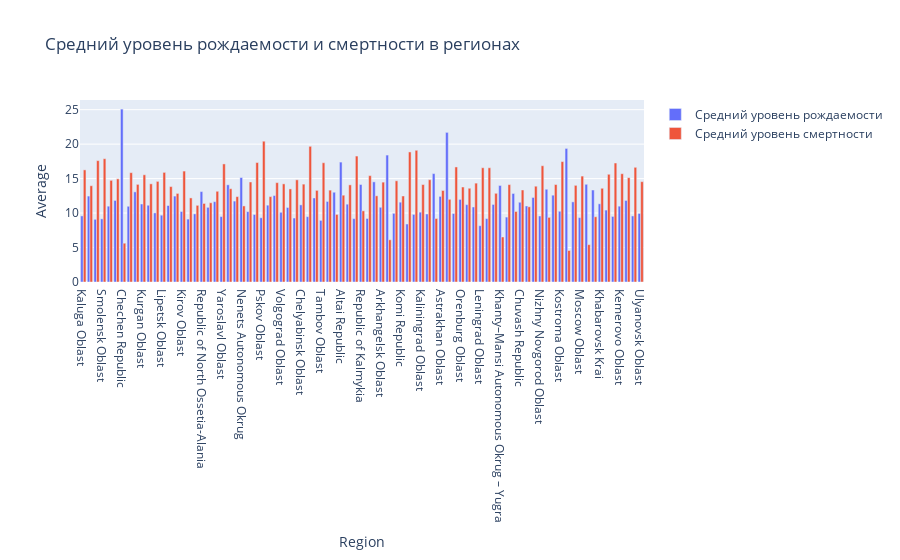

The cell this chart's notebook holds for it:
### Code cell
# Агрегируем данные по регионам и вычисляем средние значения
df_agg = df.groupBy('region').agg(mean('birth_rate').alias('avg_birth_rate'), mean('death_rate').alias('avg_death_rate'))

# Используем collect() для получения данных на локальную машину
data = df_agg.collect()

# Создаем списки для значений оси x (регионы) и значений оси y (средние значения)
regions = [row['region'] for row in data]
avg_birth_rates = [row['avg_birth_rate'] for row in data]
avg_death_rates = [row['avg_death_rate'] for row in data]

# Строим график
trace1 = go.Bar(x=regions, y=avg_birth_rates, name='Средний уровень рождаемости')
trace2 = go.Bar(x=regions, y=avg_death_rates, name='Средний уровень смертности')

layout = go.Layout(title='Средний уровень рождаемости и смертности в регионах',
                   xaxis=dict(title='Region'),
                   yaxis=dict(title='Average'))

fig = go.Figure(data=[trace1, trace2], layout=layout)
iplot(fig)

### Figure 1 — Plotly figure (JSON) as saved in the notebook; plotly's stock layout.template omitted (floating-point values rounded to 4 significant figures)
{"data": [{"name": "Средний уровень рождаемости", "type": "bar", "x": ["Kaluga Oblast", "Sevastopol", "Ryazan Oblast", "Smolensk Oblast", "Sverdlovsk Oblast", "Republic of Crimea", "Chechen Republic", "Vologda Oblast", "Irkutsk Oblast", "Kurgan Oblast", "Krasnodar Krai", "Rostov Oblast", "Lipetsk Oblast", "Novosibirsk Oblast", "Republic of Bashkortostan", "Kirov Oblast", "Moscow", "Murmansk Oblast", "Republic of North Ossetia-Alania", "Magadan Oblast", "Omsk Oblast", "Yaroslavl Oblast", "Zabaykalsky Krai", "Republic of Tatarstan", "Nenets Autonomous Okrug", "Samara Oblast", "Kursk Oblast", "Pskov Oblast", "Tomsk Oblast", "Jewish Autonomous Oblast", "Volgograd Oblast", "Primorsky Krai", "Republic of Mordovia", "Chelyabinsk Oblast", "Tver Oblast", "Udmurt Republic", "Tambov Oblast", "Krasnoyarsk Krai", "Chukotka Autonomous Okrug", "Altai Republic", "Republic of Adygea", "Ivanovo Oblast", "Republic of Kalmykia", "Penza Oblast", "Republic of Buryatia", "Arkhangelsk Oblast", "Republic of Dagestan", "Belgorod Oblast", "Komi Republic", "Tula Oblast", "Novgorod Oblast", "Kaliningrad Oblast", "Saratov Oblast", "Sakha (Yakutia) Republic", "Astrakhan Oblast", "Tuva Republic", "Bryansk Oblast", "Orenburg Oblast", "Sakhalin Oblast", "Altai Krai", "Leningrad Oblast", "Voronezh Oblast", "Stavropol Krai", "Khanty–Mansi Autonomous Okrug – Yugra", "Saint Petersburg", "Karachay-Cherkess Republic", "Chuvash Republic", "Kamchatka Krai", "Amur Oblast", "Nizhny Novgorod Oblast", "Tyumen Oblast", "Republic of Khakassia", "Kostroma Oblast", "Republic of Ingushetia", "Mari El Republic", "Moscow Oblast", "Yamalo-Nenets Autonomous Okrug", "Kabardino-Balkar Republic", "Khabarovsk Krai", "Republic of Karelia", "Vladimir Oblast", "Kemerovo Oblast", "Perm Krai", "Oryol Oblast", "Ulyanovsk Oblast"], "y": [9.589, 12.47, 9.096, 9.161, 11, 11.83, 25.08, 10.99, 13.08, 11.32, 11.14, 10.03, 9.693, 11.1, 12.46, 10.23, 9.129, 9.886, 13.12, 10.83, 11.66, 9.489, 14.1, 11.74, 15.15, 10.21, 9.789, 9.318, 11.15, 12.54, 10.11, 10.81, 9.279, 11.19, 9.479, 12.19, 8.939, 11.69, 13.03, 17.4, 11.29, 9.196, 14.15, 9.218, 14.53, 10.84, 18.41, 9.964, 11.58, 8.411, 9.807, 10.13, 9.868, 15.73, 12.42, 21.7, 9.936, 11.98, 11.22, 10.88, 8.168, 9.196, 11.25, 14.0, 9.418, 12.84, 11.57, 11.03, 12.26, 9.579, 13.45, 12.6, 10.26, 19.38, 11.62, 9.343, 14.17, 13.35, 11.34, 10.44, 9.514, 11.0, 11.83, 9.586, 9.946]}, {"name": "Средний уровень смертности", "type": "bar", "x": ["Kaluga Oblast", "Sevastopol", "Ryazan Oblast", "Smolensk Oblast", "Sverdlovsk Oblast", "Republic of Crimea", "Chechen Republic", "Vologda Oblast", "Irkutsk Oblast", "Kurgan Oblast", "Krasnodar Krai", "Rostov Oblast", "Lipetsk Oblast", "Novosibirsk Oblast", "Republic of Bashkortostan", "Kirov Oblast", "Moscow", "Murmansk Oblast", "Republic of North Ossetia-Alania", "Magadan Oblast", "Omsk Oblast", "Yaroslavl Oblast", "Zabaykalsky Krai", "Republic of Tatarstan", "Nenets Autonomous Okrug", "Samara Oblast", "Kursk Oblast", "Pskov Oblast", "Tomsk Oblast", "Jewish Autonomous Oblast", "Volgograd Oblast", "Primorsky Krai", "Republic of Mordovia", "Chelyabinsk Oblast", "Tver Oblast", "Udmurt Republic", "Tambov Oblast", "Krasnoyarsk Krai", "Chukotka Autonomous Okrug", "Altai Republic", "Republic of Adygea", "Ivanovo Oblast", "Republic of Kalmykia", "Penza Oblast", "Republic of Buryatia", "Arkhangelsk Oblast", "Republic of Dagestan", "Belgorod Oblast", "Komi Republic", "Tula Oblast", "Novgorod Oblast", "Kaliningrad Oblast", "Saratov Oblast", "Sakha (Yakutia) Republic", "Astrakhan Oblast", "Tuva Republic", "Bryansk Oblast", "Orenburg Oblast", "Sakhalin Oblast", "Altai Krai", "Leningrad Oblast", "Voronezh Oblast", "Stavropol Krai", "Khanty–Mansi Autonomous Okrug – Yugra", "Saint Petersburg", "Karachay-Cherkess Republic", "Chuvash Republic", "Kamchatka Krai", "Amur Oblast", "Nizhny Novgorod Oblast", "Tyumen Oblast", "Republic of Khakassia", "Kostroma Oblast", "Republic of Ingushetia", "Mari El Republic", "Moscow Oblast", "Yamalo-Nenets Autonomous Okrug", "Kabardino-Balkar Republic", "Khabarovsk Krai", "Republic of Karelia", "Vladimir Oblast", "Kemerovo Oblast", "Perm Krai", "Oryol Oblast", "Ulyanovsk Oblast"], "y": [16.26, 13.97, 17.61, 17.89, 14.75, 14.97, 5.628, 15.86, 14.16, 15.55, 14.24, 14.6, 15.9, 13.84, 12.85, 16.09, 12.2, 11.12, 11.4, 11.5, 13.16, 17.13, 13.53, 12.39, 11.04, 14.51, 17.33, 20.43, 12.39, 14.41, 14.24, 13.5, 14.82, 14.2, 19.69, 13.3, 17.3, 13.33, 9.804, 12.59, 14.09, 18.27, 10.32, 15.43, 12.5, 14.49, 6.125, 14.68, 12.48, 18.87, 19.11, 14.14, 14.84, 9.214, 13.28, 12.0, 16.69, 13.78, 13.6, 14.34, 16.57, 16.57, 12.87, 6.532, 14.13, 10.23, 13.35, 10.91, 13.9, 16.86, 9.379, 14.14, 17.47, 4.565, 14.02, 15.36, 5.421, 9.468, 13.6, 15.63, 17.26, 15.71, 15.14, 16.64, 14.56]}], "layout": {"autosize": true, "title": {"text": "Средний уровень рождаемости и смертности в регионах"}, "xaxis": {"autorange": true, "range": [-0.5, 84.5], "title": {"text": "Region"}, "type": "category"}, "yaxis": {"autorange": true, "range": [0, 26.4], "title": {"text": "Average"}, "type": "linear"}}}
